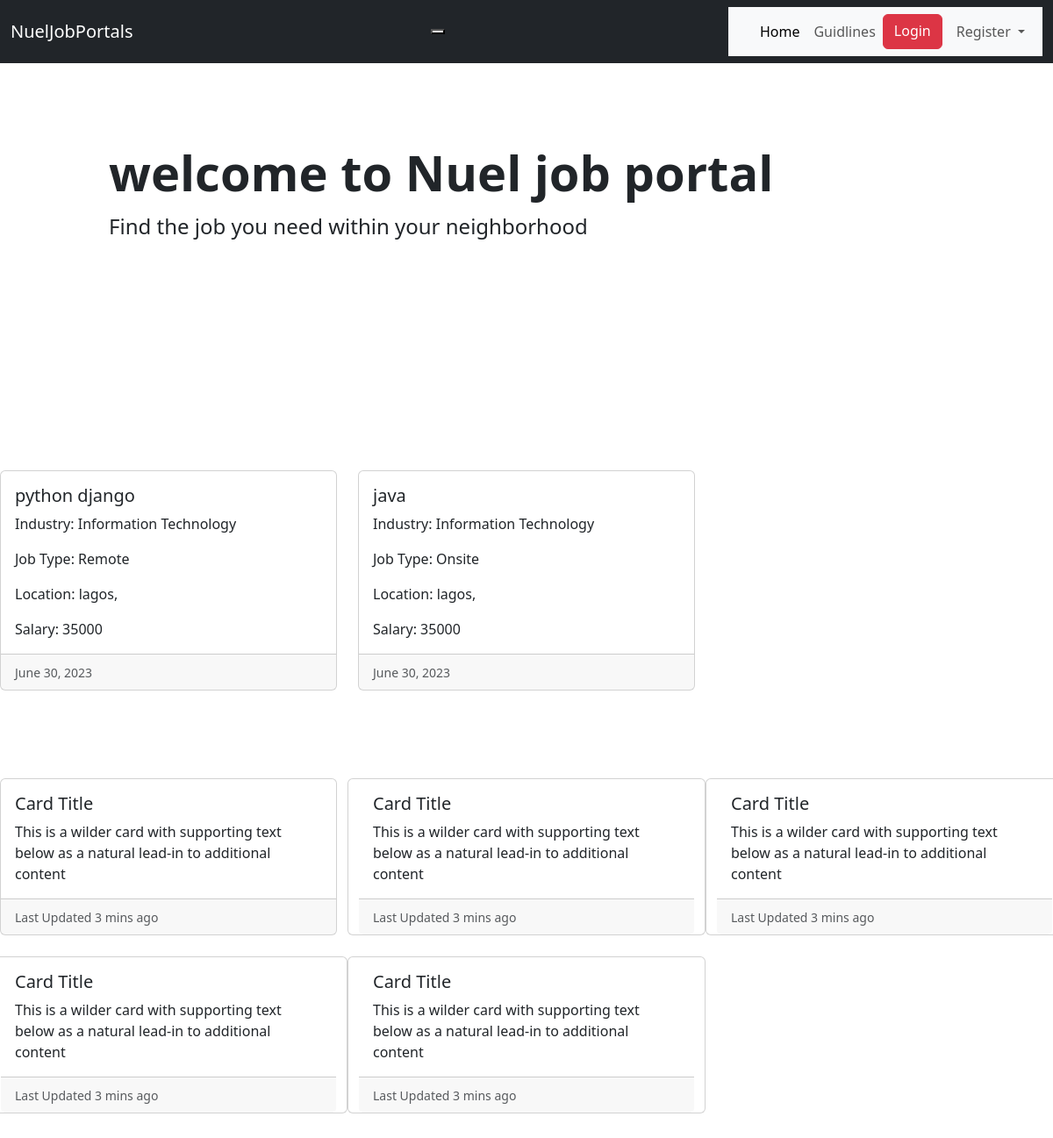
Page /job-list/ on the earlier database version.
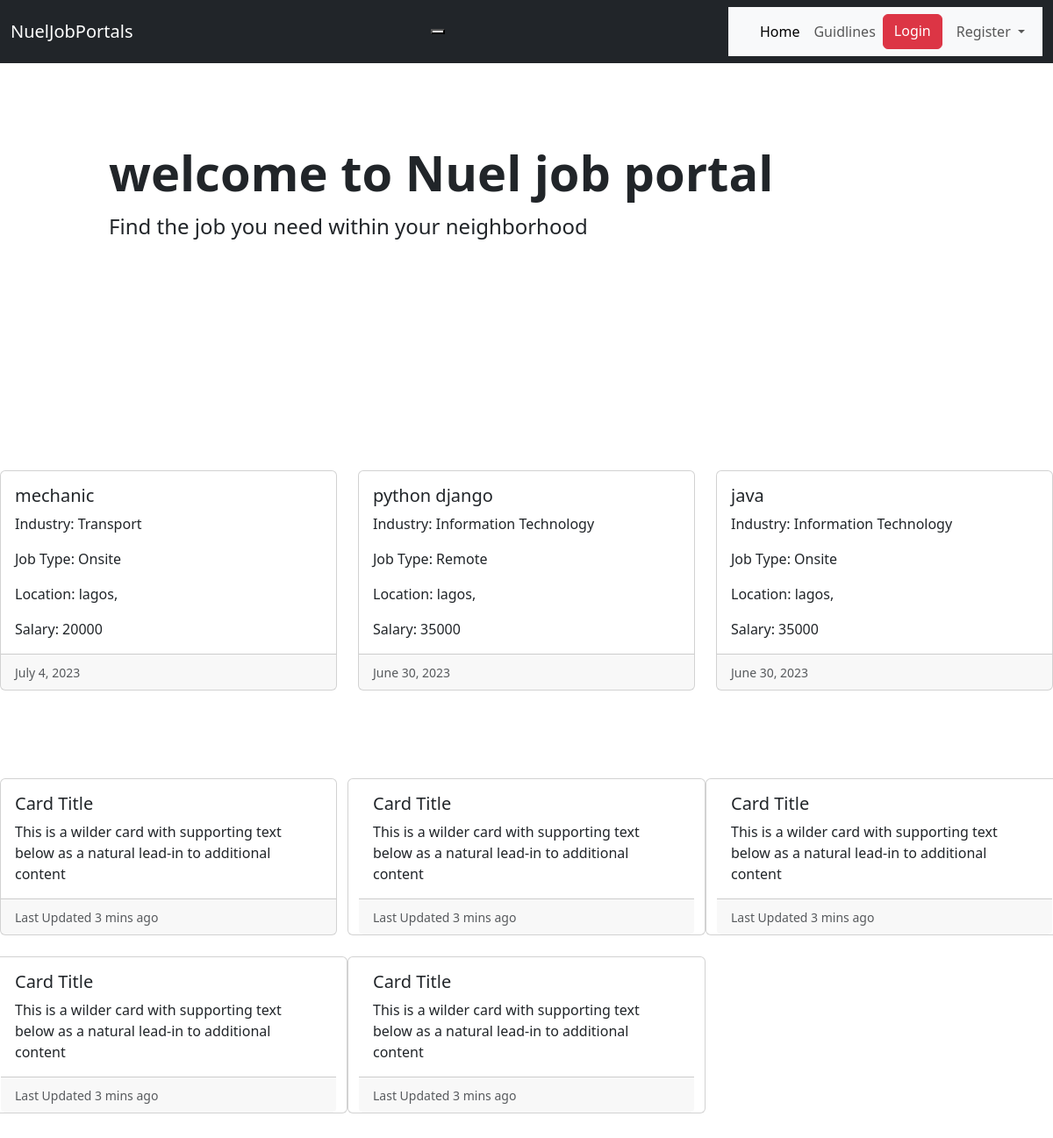
Same page on the later database version.
### job/models.py (models this page shows, shortened)
class AvailableJobs(models.Model):
   job_type_choices=(
      ('Remote','Remote'),
      ('Onsite','Onsite'),
      ('Hybrid','Hybrid')
   )
   user = models.ForeignKey(User, on_delete=models.CASCADE)
   employers = models.ForeignKey(Employers, on_delete=models.CASCADE)
   title = models.CharField(max_length=200)
   city = models.CharField(max_length=200)
   location = models.ForeignKey(Location, on_delete=models.CASCADE,blank=True,null=True)
   salary = models.PositiveIntegerField(default=35000)
   requirements = models.TextField()
   ideal_candidate =models.TextField()
   is_available =models.BooleanField(default=True)
   date_created = models.DateField(auto_now_add = True, null=True, blank=True)
   created_on = models.DateTimeField(auto_now_add = True, null=True, blank=True)
   industry = models.ForeignKey(Industry, on_delete=models.CASCADE,blank=True,null=True)
   job_type= models.CharField(max_length=200,choices=job_type_choices,null=True,blank=True)
   class Meta:
      verbose_name_plural='AvailableJobs'
      ordering = ['-date_created']

class Industry(models.Model):
   name = models.CharField(max_length=200)
   def __str__(self):
      return self.name

### products/views.py (the view)
# urls.py: path('job-list/', views.jobListing, name='job-list'),
def jobListing(request):
    available_jobs = AvailableJobs.objects.filter(is_available=True).order_by('-date_created')
    context={'available_jobs':available_jobs}
    return render(request,'jobs/available_jobs.html',context)

### templates/jobs/available_jobs.html (shortened to what this page needs)
{% extends 'layouts/base.html' %}
{% load widget_tweaks %}
{% block content %}
<div class="row row-cols-1 row-cols-md-3 g-4">
    {% for job in available_jobs %}
    <div class="col">
        <a href="{% url 'products:job-details' job.pk %}">
        <div class="card h-100">
            <div class="card-body">
                <h5 class="card-title">{{ job.title }}</h5>
                    <p class="card-text">Industry: {{ job.industry }}</p>
                    <p class="card-text">Job Type: {{ job.job_type }}</p>
                    <p class="card-text">Location: {{ job.city }}, {{ job.state }}</p>
                    <p class="card-text">Salary: {{ job.salary }}</p>
            </div>
            <div class="card-footer">
                <small class="text-muted">{{ job.date_created }}</small>
            </div>
        </div>
        </a>
    </div>
    {% endfor %}
</div>
<div>
<div class="row row-cols-1 row-cols-md-3 g-4">
    <div class="col">
        <div class="card h-100">
            <div class="card-body">
                <h5 class="card-title">Card Title </h5>
                    <p class="card-text">This is a wilder card with supporting text below as a natural lead-in to additional content</p>
            </div>
            <div class="card-footer">
                <small class="text-muted">Last Updated 3 mins ago</small>
            </div>
        </div>
    </div>
    <div class="card h-100">
        <div class="card-body">
            <h5 class="card-title">Card Title </h5>
                <p class="card-text">This is a wilder card with supporting text below as a natural lead-in to additional content</p>
        </div>
        <div class="card-footer">
            <small class="text-muted">Last Updated 3 mins ago</small>
        </div>
    </div>
    <div class="card h-100">
        <div class="card-body">
            <h5 class="card-title">Card Title </h5>
                <p class="card-text">This is a wilder card with supporting text below as a natural lead-in to additional content</p>
        </div>
        <div class="card-footer">
            <small class="text-muted">Last Updated 3 mins ago</small>
        </div>
    </div>
    <div class="card h-100">
        <div class="card-body">
            <h5 class="card-title">Card Title </h5>
                <p class="card-text">This is a wilder card with supporting text below as a natural lead-in to additional content</p>
        </div>
        <div class="card-footer">
            <small class="text-muted">Last Updated 3 mins ago</small>
        </div>
    </div>
    <div class="card h-100">
        <div class="card-body">
            <h5 class="card-title">Card Title </h5>
                <p class="card-text">This is a wilder card with supporting text below as a natural lead-in to additional content</p>
        </div>
        <div class="card-footer">
            <small class="text-muted">Last Updated 3 mins ago</small>
        </div>
    </div>
</div>
</div>
{% endblock %}

Differences in the rows shown:
added AvailableJobs: title "mechanic", industry "Transport", job_type "Onsite", city "lagos", salary "20000", date_created "July 4, 2023"
